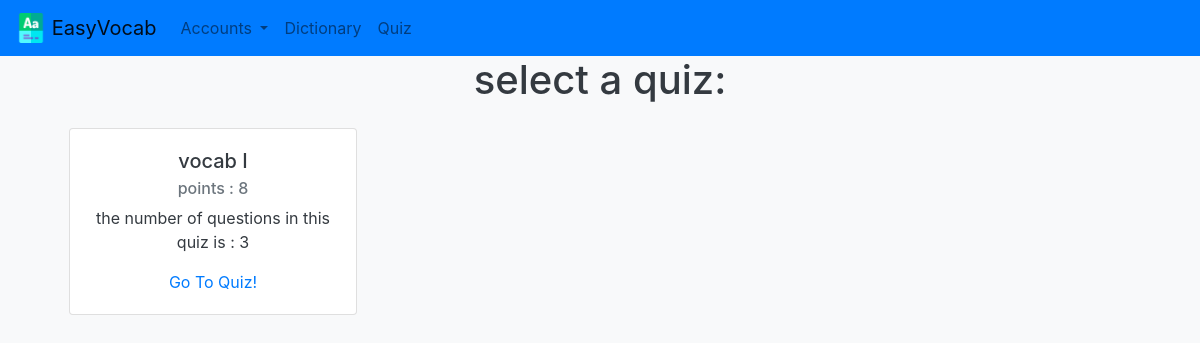
/quiz/, run on an earlier commit of the app's database.
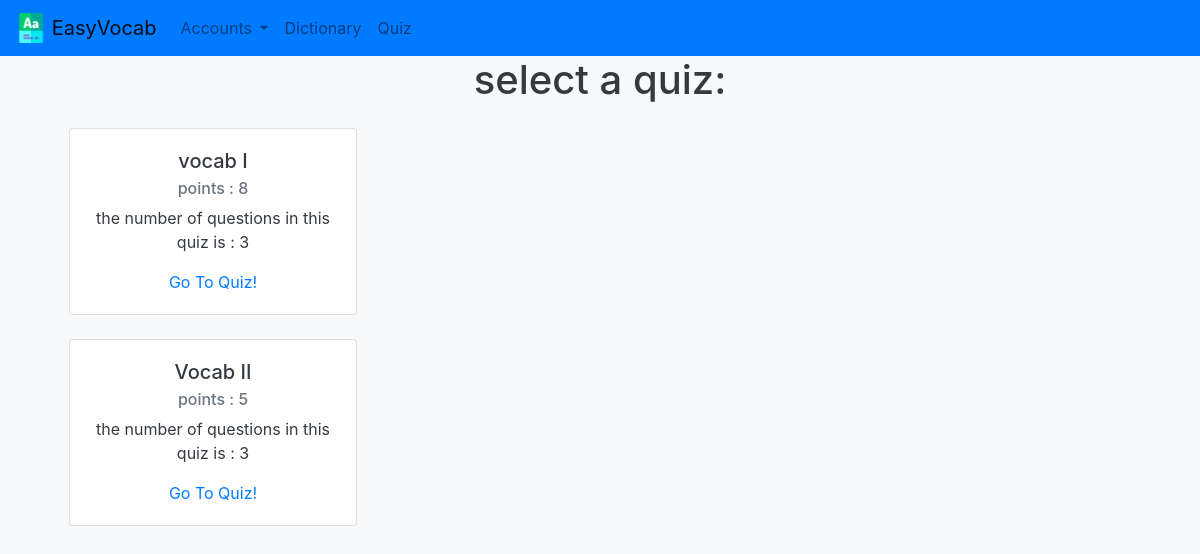
And on a later commit of the database.
### quiz/models.py (models this page shows, shortened)
class Quiz(models.Model):
    title = models.CharField(max_length=50)
    questions = models.ManyToManyField(Question)
    class Meta:
        verbose_name_plural = 'quizzes'
    @property
    def get_points(self):
        points = 0
        for q in self.questions.all():
            points += q.difficulty
        return points
    @property
    def get_number_of_questions(self):
        total = 0
        for q in self.questions.all():
            total += 1
        return total

class Question(models.Model):
    title = models.CharField(max_length=300)
    choices = models.CharField(max_length=300)
    answer = models.CharField(max_length=100)
    difficulty = models.IntegerField(default=1)

### quiz/views.py (the view)
# urls.py: path('', views.QuizList.as_view() , name='index'),
class QuizList(ListView):
    model = Quiz
    context_object_name = 'quizzes'
    template_name = 'quiz/index.html'

### quiz/templates/quiz/index.html
{% extends 'quiz/quiz_base_template.html' %}
{% block content %}
    <div class="container">
<p class="h1 text-center">select a quiz:</p>
{% for quiz in quizzes %}
    <div class="card m-4" style="width: 18rem;">
        <div class="card-body text-center">
            <h5 class="card-title">{{quiz.title}}</h5>
            <h6 class="card-subtitle mb-2 text-muted">points : {{ quiz.get_points }}</h6>
            <p class="card-text">the number of questions in this quiz is : {{ quiz.get_number_of_questions }}</p>
            <a href="{% url 'quiz:quiz-view' quiz.pk %}" class="card-link">Go To Quiz!</a>
        </div>
    </div>
{% endfor %}
</div>
{%  endblock %}

### quiz/templates/quiz/quiz_base_template.html (shortened to what this page needs)
{% extends 'layout.html' %}

### templates/layout.html (shortened to what this page needs)
<!DOCTYPE html>
{% load static %}
<html lang="en">
<head>
    <link rel="stylesheet" href="{% static 'bootstrap/css/bootstrap.min.css' %}">
</head>
<body class="bg-light text-dark">
<nav class="navbar navbar-expand-lg navbar-light bg-primary">
   <a class="navbar-brand" href="{% url 'home' %}">
    <img src="{% static 'img/vocabulary.png' %}" width="30" height="30" class="d-inline-block align-top" alt="">
    EasyVocab
  </a>
  <div class="collapse navbar-collapse" id="navbarSupportedContent">
    <ul class="navbar-nav mr-auto">
      <li class="nav-item dropdown">
        <a class="nav-link dropdown-toggle" href="#" id="navbarDropdown" role="button" data-toggle="dropdown" aria-haspopup="true" aria-expanded="false">
          Accounts
        </a>
      </li>
      <li class="nav-item">
        <a class="nav-link" href="{% url 'dict:index' %}">Dictionary</a>
      </li>
      <li class="nav-item">
        <a class="nav-link" href="{% url 'quiz:index' %}">Quiz</a>
      </li>
    </ul>
  </div>
</nav>
{% block content %}{% endblock %}
</body>
</html>

What changed in the data, as far as the page shows it:
added Quiz: title "Vocab II", get_points "5", get_number_of_questions "3"
